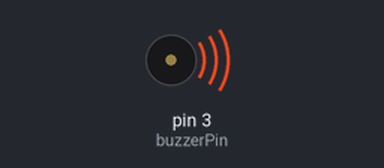
A sketch run on a simulated Arduino Uno, built with avr-gcc and run on an emulated ATmega328P. Parts: buzzer (waves = sounding).

Above: at 0.1 s.
Timing chart, 0 to 1.6 s (numbered marks = the images above):
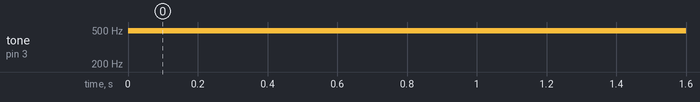

The sketch:

buzzer.ino
```cpp
int buzzerPin = 3; // 피에조 부저 핀 선언

void setup() {
pinMode(buzzerPin, OUTPUT); //피에조 부저 핀 선언
}

void loop() {
  //피에조 부저는 PWM(펄스 폭 진동 : 0 ~255)을 통하여
  //소리를 내기 때문에 ~표시가 있는 디지털 핀 번호를 사용해야함

  analogWrite(buzzerPin, 32); //PWM 25% 적용
  delay(1000);

  analogWrite(buzzerPin, 64); //PWM 25% 적용
  delay(1000);

  analogWrite(buzzerPin, 128); //PWM 25% 적용
  delay(1000);

}
```

Measured:
- by itself, tone on pin 3 (buzzerPin): silent → 490 Hz at 0.00 s
